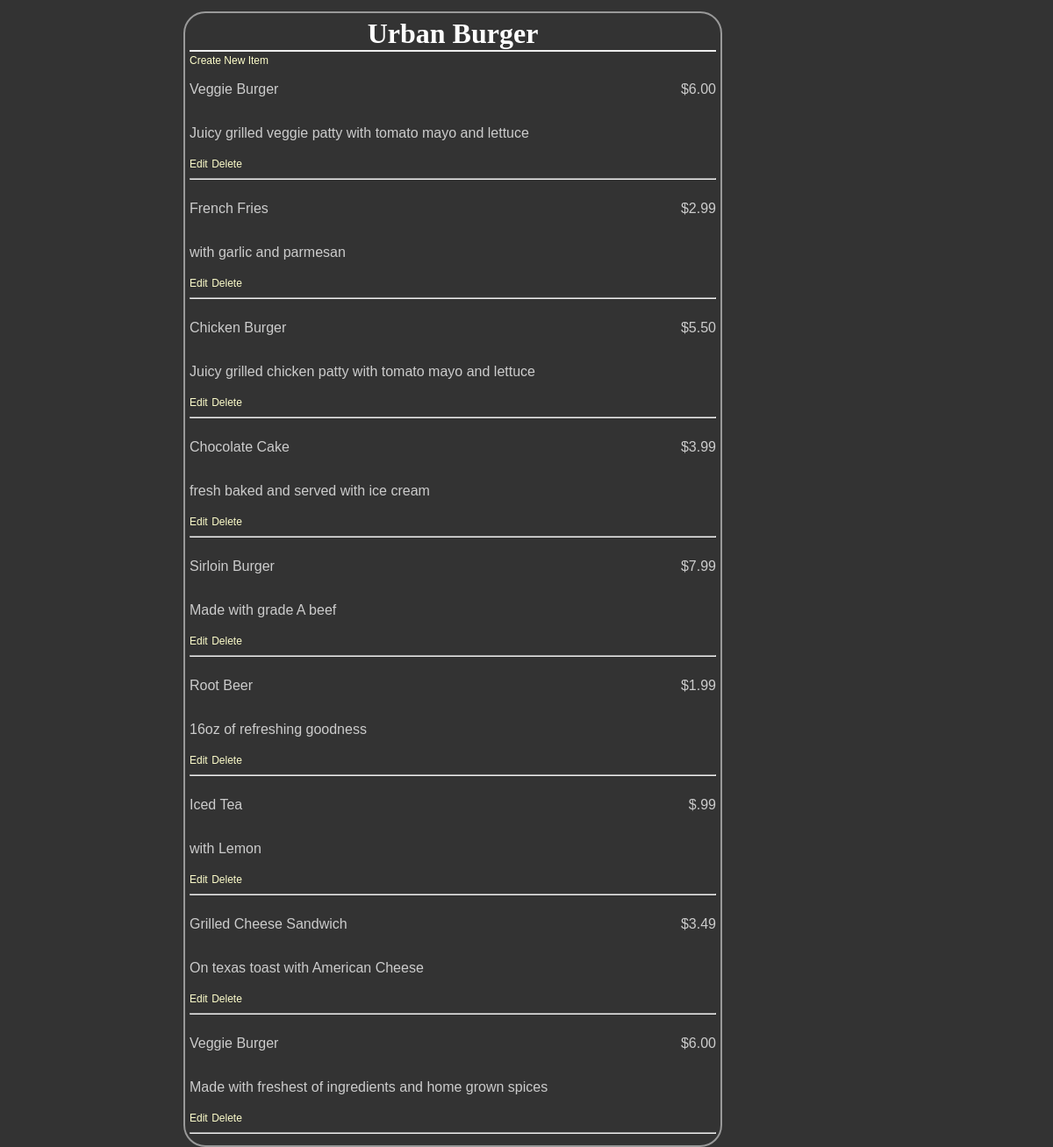
Page /restaurant/1/ on the earlier database version.
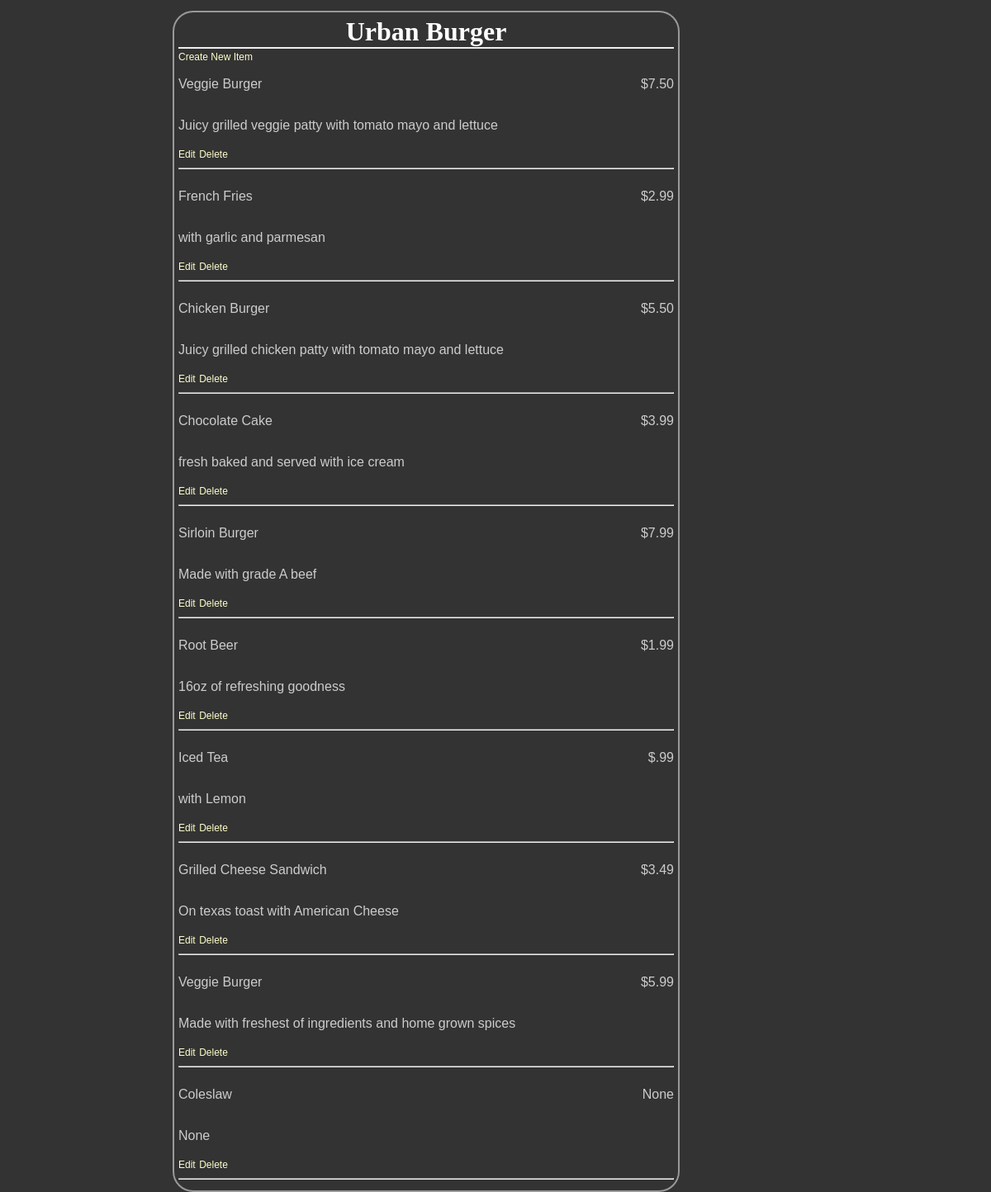
Same page on the later database version.
### database_setup.py (models this page shows)
class Restaurant(Base):
    __tablename__ = 'restaurant'
    name = Column(String(80), nullable = False)
    id = Column(Integer, primary_key = True)

class MenuItem(Base):
    __tablename__ = 'menu_item'
    name = Column(String(80), nullable = False)
    id = Column(Integer, primary_key = True)
    course = Column(String(250))
    description = Column(String(250))
    price = Column(String(8))
    restaurant_id = Column(
        Integer, ForeignKey('restaurant.id')
    )
    restaurant = relationship(Restaurant)

### project.py (the view)
@app.route("/restaurant/<int:restaurant_id>/")
def restaurantMenu(restaurant_id):
    DBSession = sessionmaker(bind=engine)
    session = DBSession()
    restaurant = session.query(Restaurant).filter_by(id = restaurant_id).one()
    items = session.query(MenuItem).filter_by(restaurant_id = restaurant_id)
    return render_template('menu.html', restaurant = restaurant, items = items)

### templates/menu.html (shortened to what this page needs)
<!DOCTYPE html>
<html lang="en">
<head>
    <link rel=stylesheet type=text/css href="{{ url_for('static', filename='main.css') }}">
</head>
<body>
    <div class = 'pane'>
		<div class = 'header'>
			<h1>{{ restaurant.name }}</h1>
		</div>
		<a href = '{{url_for('newMenuItem', restaurant_id = restaurant.id) }}'>Create New Item</a>
		{% for i in items %}
			<div class = 'nameAndPrice'>
				<span class = 'name'><p>{{i.name}}</p></span>
				<span class = 'price'>
					<p>{{i.price}} </p>
				</span>
			</div>
			<div class = 'description'>
				<p>{{i.description}}</p>
			</div>
			<div class = "editdeletepane">
				<a href='{{url_for('editMenuItem',restaurant_id = restaurant.id, menu_id=i.id)}}' >Edit</a>
				<a href='{{url_for('deleteMenuItem', restaurant_id = restaurant.id, menu_id=i.id)}}' >
				Delete</a>
			</div>
			<hr>
		{% endfor %}
	</div>
</body>
</html>

### static/main.css (style rules this page uses)
body { font-family: sans-serif; background-color: #333333 }
h1, h2, h3, h4 { color: #ffffff; }
h1, h2 { font-family: 'georgia', serif; margin: 0; }
h1 { border-bottom: 2px solid #eee; }
p, dd, dt { color: #cccccc; }
a { text-decoration: none; color: #ffffcc; font-size: .75em; }
.pane { position: absolute; width: 50%; left: 17%; border: 2px solid; border-radius: 25px; padding: 5px; margin: 5px; border-color: #999999; background-color: #333333 }
.header { left:70%; text-align: center; }
.name { width: 50%; display: inline-block; }
.price { text-align: right; width: 50%; float: right; }

Differences in the rows shown:
changed MenuItem "Juicy grilled veggie patty with tomato mayo and lettuce": price "$6.00" → "$7.50"
changed MenuItem "Made with freshest of ingredients and home grown spices": price "$6.00" → "$5.99"
added MenuItem: name "Coleslaw", price "None", description "None"
